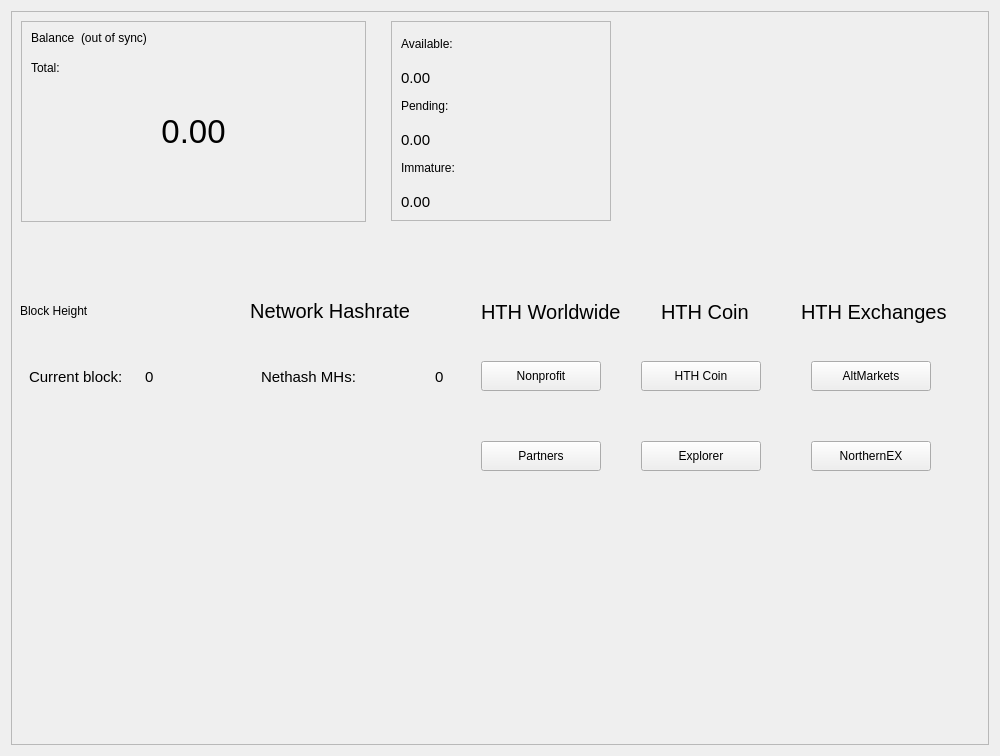
<?xml version="1.0" encoding="UTF-8"?>
<ui version="4.0">
 <class>OverviewPage</class>
 <widget class="QWidget" name="OverviewPage">
  <property name="geometry">
   <rect>
    <x>0</x>
    <y>0</y>
    <width>1000</width>
    <height>756</height>
   </rect>
  </property>
  <property name="sizePolicy">
   <sizepolicy hsizetype="Preferred" vsizetype="Preferred">
    <horstretch>0</horstretch>
    <verstretch>0</verstretch>
   </sizepolicy>
  </property>
  <property name="minimumSize">
   <size>
    <width>1000</width>
    <height>0</height>
   </size>
  </property>
  <property name="maximumSize">
   <size>
    <width>1000</width>
    <height>16777215</height>
   </size>
  </property>
  <property name="windowTitle">
   <string>Form</string>
  </property>
  <layout class="QVBoxLayout" name="topLayout">
   <item>
    <widget class="QFrame" name="frame">
     <property name="frameShape">
      <enum>QFrame::StyledPanel</enum>
     </property>
     <property name="frameShadow">
      <enum>QFrame::Raised</enum>
     </property>
     <widget class="QFrame" name="frameBlockchainInfo_2">
      <property name="geometry">
       <rect>
        <x>0</x>
        <y>220</y>
        <width>451</width>
        <height>311</height>
       </rect>
      </property>
      <property name="styleSheet">
       <string notr="true">border: transparent</string>
      </property>
      <property name="frameShape">
       <enum>QFrame::StyledPanel</enum>
      </property>
      <property name="frameShadow">
       <enum>QFrame::Raised</enum>
      </property>
      <layout class="QVBoxLayout" name="verticalLayout_19">
       <property name="bottomMargin">
        <number>0</number>
       </property>
       <item>
        <spacer name="verticalSpacer_2">
         <property name="orientation">
          <enum>Qt::Vertical</enum>
         </property>
         <property name="sizeType">
          <enum>QSizePolicy::Fixed</enum>
         </property>
         <property name="sizeHint" stdset="0">
          <size>
           <width>20</width>
           <height>41</height>
          </size>
         </property>
        </spacer>
       </item>
       <item>
        <layout class="QHBoxLayout" name="horizontalLayout_14">
         <item alignment="Qt::AlignLeft|Qt::AlignVCenter">
          <widget class="QLabel" name="label">
           <property name="text">
            <string>Block Height</string>
           </property>
          </widget>
         </item>
         <item>
          <spacer name="horizontalSpacer_7">
           <property name="orientation">
            <enum>Qt::Horizontal</enum>
           </property>
           <property name="sizeType">
            <enum>QSizePolicy::Fixed</enum>
           </property>
           <property name="sizeHint" stdset="0">
            <size>
             <width>20</width>
             <height>29</height>
            </size>
           </property>
          </spacer>
         </item>
         <item alignment="Qt::AlignLeft|Qt::AlignVCenter">
          <widget class="QLabel" name="label_24hblockchaininfo_1">
           <property name="styleSheet">
            <string notr="true">border: transparent;
font-size: 20px;</string>
           </property>
           <property name="text">
            <string>Network Hashrate</string>
           </property>
           <property name="alignment">
            <set>Qt::AlignRight</set>
           </property>
          </widget>
         </item>
        </layout>
       </item>
       <item>
        <widget class="QFrame" name="frameBlockchainInfoData_3">
         <property name="styleSheet">
          <string notr="true">border: transparent;
; font-size: 15px;</string>
         </property>
         <property name="frameShape">
          <enum>QFrame::StyledPanel</enum>
         </property>
         <property name="frameShadow">
          <enum>QFrame::Raised</enum>
         </property>
         <layout class="QGridLayout" name="gridLayout_5">
          <item row="3" column="2" alignment="Qt::AlignRight|Qt::AlignVCenter">
           <widget class="QLabel" name="label_Nethash_3">
            <property name="styleSheet">
             <string notr="true">font-size: 15px;</string>
            </property>
            <property name="text">
             <string>Nethash MHs:</string>
            </property>
            <property name="alignment">
             <set>Qt::AlignVCenter</set>
            </property>
           </widget>
          </item>
          <item row="3" column="0">
           <widget class="QLabel" name="label_CurrentBlock">
            <property name="minimumSize">
             <size>
              <width>110</width>
              <height>0</height>
             </size>
            </property>
            <property name="maximumSize">
             <size>
              <width>130</width>
              <height>16777215</height>
             </size>
            </property>
            <property name="styleSheet">
             <string notr="true">font-size: 15px</string>
            </property>
            <property name="text">
             <string>Current block:</string>
            </property>
            <property name="alignment">
             <set>Qt::AlignVCenter</set>
            </property>
           </widget>
          </item>
          <item row="3" column="3" alignment="Qt::AlignRight">
           <widget class="QLabel" name="label_Nethash_value_3">
            <property name="text">
             <string>0</string>
            </property>
            <property name="alignment">
             <set>Qt::AlignVCenter</set>
            </property>
           </widget>
          </item>
          <item row="3" column="1">
           <widget class="QLabel" name="label_CurrentBlock_value_3">
            <property name="minimumSize">
             <size>
              <width>110</width>
              <height>0</height>
             </size>
            </property>
            <property name="maximumSize">
             <size>
              <width>130</width>
              <height>16777215</height>
             </size>
            </property>
            <property name="styleSheet">
             <string notr="true">font-size: 15px;</string>
            </property>
            <property name="text">
             <string>0</string>
            </property>
            <property name="alignment">
             <set>Qt::AlignVCenter</set>
            </property>
           </widget>
          </item>
         </layout>
        </widget>
       </item>
       <item>
        <spacer name="verticalSpacer">
         <property name="orientation">
          <enum>Qt::Vertical</enum>
         </property>
         <property name="sizeType">
          <enum>QSizePolicy::Fixed</enum>
         </property>
         <property name="sizeHint" stdset="0">
          <size>
           <width>20</width>
           <height>135</height>
          </size>
         </property>
        </spacer>
       </item>
      </layout>
     </widget>
     <widget class="QPushButton" name="pushButton_Website_4">
      <property name="geometry">
       <rect>
        <x>470</x>
        <y>430</y>
        <width>120</width>
        <height>30</height>
       </rect>
      </property>
      <property name="minimumSize">
       <size>
        <width>100</width>
        <height>30</height>
       </size>
      </property>
      <property name="maximumSize">
       <size>
        <width>120</width>
        <height>30</height>
       </size>
      </property>
      <property name="toolTip">
       <string>Visit HTH Partners and Donate Today!!!!!!!!</string>
      </property>
      <property name="styleSheet">
       <string notr="true">&lt;a href=&quot;https://hth.world/partners.html&quot;&gt;&lt;/a&gt;</string>
      </property>
      <property name="text">
       <string>Partners</string>
      </property>
     </widget>
     <widget class="QPushButton" name="pushButton_Website_1">
      <property name="geometry">
       <rect>
        <x>630</x>
        <y>350</y>
        <width>120</width>
        <height>30</height>
       </rect>
      </property>
      <property name="minimumSize">
       <size>
        <width>100</width>
        <height>30</height>
       </size>
      </property>
      <property name="maximumSize">
       <size>
        <width>120</width>
        <height>0</height>
       </size>
      </property>
      <property name="sizeIncrement">
       <size>
        <width>0</width>
        <height>0</height>
       </size>
      </property>
      <property name="toolTip">
       <string>Visit Help The Homeless Coin Website</string>
      </property>
      <property name="styleSheet">
       <string notr="true">&lt;a href=&quot;https://hth.world&quot;&gt;&lt;/a&gt;</string>
      </property>
      <property name="text">
       <string>HTH Coin</string>
      </property>
     </widget>
     <widget class="QPushButton" name="pushButton_Website">
      <property name="geometry">
       <rect>
        <x>470</x>
        <y>350</y>
        <width>120</width>
        <height>30</height>
       </rect>
      </property>
      <property name="minimumSize">
       <size>
        <width>100</width>
        <height>30</height>
       </size>
      </property>
      <property name="maximumSize">
       <size>
        <width>120</width>
        <height>30</height>
       </size>
      </property>
      <property name="toolTip">
       <string>Visit Help The Homeless Worldwide A NJ Nonprofit Corporation</string>
      </property>
      <property name="styleSheet">
       <string notr="true">&lt;a href=&quot;https://www.helpthehomelessworldwide.org&quot;&gt;&lt;/a&gt;</string>
      </property>
      <property name="text">
       <string>Nonprofit</string>
      </property>
     </widget>
     <widget class="QPushButton" name="pushButton_Website_3">
      <property name="geometry">
       <rect>
        <x>630</x>
        <y>430</y>
        <width>120</width>
        <height>30</height>
       </rect>
      </property>
      <property name="minimumSize">
       <size>
        <width>100</width>
        <height>30</height>
       </size>
      </property>
      <property name="maximumSize">
       <size>
        <width>120</width>
        <height>30</height>
       </size>
      </property>
      <property name="toolTip">
       <string>Visit Help The Homeless Coin Explorer and Track Your HTH Coins</string>
      </property>
      <property name="styleSheet">
       <string notr="true">&lt;a href=&quot;https://chainz.cryptoid.info/hth&quot;&gt;&lt;/a&gt;</string>
      </property>
      <property name="text">
       <string>Explorer</string>
      </property>
     </widget>
     <widget class="QPushButton" name="pushButton_Website_2">
      <property name="geometry">
       <rect>
        <x>800</x>
        <y>350</y>
        <width>120</width>
        <height>30</height>
       </rect>
      </property>
      <property name="minimumSize">
       <size>
        <width>100</width>
        <height>30</height>
       </size>
      </property>
      <property name="maximumSize">
       <size>
        <width>120</width>
        <height>30</height>
       </size>
      </property>
      <property name="toolTip">
       <string>&lt;html&gt;&lt;head/&gt;&lt;body&gt;&lt;p&gt;Visit AltMarkets Exchange and Trade Help The Homeless Coin Today!&lt;/p&gt;&lt;/body&gt;&lt;/html&gt;</string>
      </property>
      <property name="styleSheet">
       <string notr="true">&lt;a href=&quot;https://altmarkets.io/trading/hthbtc&quot;&gt;&lt;/a&gt;</string>
      </property>
      <property name="text">
       <string>AltMarkets</string>
      </property>
     </widget>
     <widget class="QLabel" name="label_2">
      <property name="geometry">
       <rect>
        <x>470</x>
        <y>280</y>
        <width>151</width>
        <height>41</height>
       </rect>
      </property>
      <property name="styleSheet">
       <string notr="true">font-size: 20px;</string>
      </property>
      <property name="text">
       <string>HTH Worldwide</string>
      </property>
     </widget>
     <widget class="QLabel" name="label_3">
      <property name="geometry">
       <rect>
        <x>650</x>
        <y>280</y>
        <width>91</width>
        <height>41</height>
       </rect>
      </property>
      <property name="styleSheet">
       <string notr="true">font-size: 20px;</string>
      </property>
      <property name="text">
       <string>HTH Coin</string>
      </property>
     </widget>
     <widget class="QLabel" name="label_4">
      <property name="geometry">
       <rect>
        <x>790</x>
        <y>280</y>
        <width>151</width>
        <height>41</height>
       </rect>
      </property>
      <property name="styleSheet">
       <string notr="true">font-size: 20px;</string>
      </property>
      <property name="text">
       <string>HTH Exchanges</string>
      </property>
     </widget>
     <widget class="QPushButton" name="pushButton_Website_5">
      <property name="geometry">
       <rect>
        <x>800</x>
        <y>430</y>
        <width>120</width>
        <height>30</height>
       </rect>
      </property>
      <property name="minimumSize">
       <size>
        <width>100</width>
        <height>30</height>
       </size>
      </property>
      <property name="maximumSize">
       <size>
        <width>120</width>
        <height>30</height>
       </size>
      </property>
      <property name="toolTip">
       <string>&lt;html&gt;&lt;head/&gt;&lt;body&gt;&lt;p&gt;Visit Northern Exchange and Trade Help The Homeless Coin Today!&lt;/p&gt;&lt;/body&gt;&lt;/html&gt;</string>
      </property>
      <property name="styleSheet">
       <string notr="true">&lt;a href=&quot;https://nortexchange.com/exchange/?market=HTH_BTC&quot;&gt;&lt;/a&gt;</string>
      </property>
      <property name="text">
       <string>NorthernEX</string>
      </property>
     </widget>
     <widget class="QFrame" name="frame_blue_4">
      <property name="geometry">
       <rect>
        <x>10</x>
        <y>10</y>
        <width>345</width>
        <height>201</height>
       </rect>
      </property>
      <property name="minimumSize">
       <size>
        <width>345</width>
        <height>200</height>
       </size>
      </property>
      <property name="maximumSize">
       <size>
        <width>16777215</width>
        <height>16777215</height>
       </size>
      </property>
      <property name="frameShape">
       <enum>QFrame::StyledPanel</enum>
      </property>
      <property name="frameShadow">
       <enum>QFrame::Raised</enum>
      </property>
      <layout class="QHBoxLayout" name="horizontalLayout_2">
       <item>
        <layout class="QVBoxLayout" name="verticalLayout">
         <item>
          <layout class="QHBoxLayout" name="horizontalLayout_3">
           <property name="spacing">
            <number>6</number>
           </property>
           <property name="sizeConstraint">
            <enum>QLayout::SetFixedSize</enum>
           </property>
           <item>
            <widget class="QLabel" name="label_5">
             <property name="minimumSize">
              <size>
               <width>0</width>
               <height>24</height>
              </size>
             </property>
             <property name="maximumSize">
              <size>
               <width>16777215</width>
               <height>24</height>
              </size>
             </property>
             <property name="text">
              <string>Balance</string>
             </property>
             <property name="alignment">
              <set>Qt::AlignLeading|Qt::AlignLeft|Qt::AlignTop</set>
             </property>
            </widget>
           </item>
           <item>
            <widget class="QLabel" name="labelWalletStatus">
             <property name="minimumSize">
              <size>
               <width>0</width>
               <height>24</height>
              </size>
             </property>
             <property name="maximumSize">
              <size>
               <width>16777215</width>
               <height>24</height>
              </size>
             </property>
             <property name="text">
              <string>(out of sync)</string>
             </property>
             <property name="alignment">
              <set>Qt::AlignLeading|Qt::AlignLeft|Qt::AlignTop</set>
             </property>
            </widget>
           </item>
           <item>
            <spacer name="horizontalSpacer">
             <property name="orientation">
              <enum>Qt::Horizontal</enum>
             </property>
             <property name="sizeHint" stdset="0">
              <size>
               <width>40</width>
               <height>20</height>
              </size>
             </property>
            </spacer>
           </item>
          </layout>
         </item>
         <item>
          <widget class="QLabel" name="labelTotalText">
           <property name="maximumSize">
            <size>
             <width>16777215</width>
             <height>15</height>
            </size>
           </property>
           <property name="text">
            <string>Total:</string>
           </property>
          </widget>
         </item>
         <item>
          <widget class="QLabel" name="labelTotal">
           <property name="sizePolicy">
            <sizepolicy hsizetype="Preferred" vsizetype="Preferred">
             <horstretch>0</horstretch>
             <verstretch>0</verstretch>
            </sizepolicy>
           </property>
           <property name="minimumSize">
            <size>
             <width>0</width>
             <height>100</height>
            </size>
           </property>
           <property name="maximumSize">
            <size>
             <width>16777215</width>
             <height>100</height>
            </size>
           </property>
           <property name="font">
            <font>
             <pointsize>25</pointsize>
             <weight>50</weight>
             <bold>false</bold>
            </font>
           </property>
           <property name="mouseTracking">
            <bool>false</bool>
           </property>
           <property name="text">
            <string>0.00</string>
           </property>
           <property name="scaledContents">
            <bool>true</bool>
           </property>
           <property name="alignment">
            <set>Qt::AlignCenter</set>
           </property>
          </widget>
         </item>
         <item>
          <layout class="QHBoxLayout" name="horizontalLayout_11">
           <item>
            <spacer name="horizontalSpacer_8">
             <property name="orientation">
              <enum>Qt::Horizontal</enum>
             </property>
             <property name="sizeHint" stdset="0">
              <size>
               <width>40</width>
               <height>20</height>
              </size>
             </property>
            </spacer>
           </item>
           <item>
            <widget class="QLabel" name="blabel_esbcoin">
             <property name="font">
              <font>
               <pointsize>20</pointsize>
               <italic>false</italic>
               <kerning>true</kerning>
              </font>
             </property>
             <property name="cursor">
              <cursorShape>PointingHandCursor</cursorShape>
             </property>
             <property name="text">
              <string/>
             </property>
             <property name="flat" stdset="0">
              <bool>true</bool>
             </property>
            </widget>
           </item>
          </layout>
         </item>
        </layout>
       </item>
      </layout>
     </widget>
     <widget class="QFrame" name="frame_blue_2">
      <property name="geometry">
       <rect>
        <x>380</x>
        <y>10</y>
        <width>220</width>
        <height>200</height>
       </rect>
      </property>
      <property name="sizePolicy">
       <sizepolicy hsizetype="Fixed" vsizetype="Preferred">
        <horstretch>0</horstretch>
        <verstretch>0</verstretch>
       </sizepolicy>
      </property>
      <property name="minimumSize">
       <size>
        <width>220</width>
        <height>200</height>
       </size>
      </property>
      <property name="maximumSize">
       <size>
        <width>16777215</width>
        <height>16777215</height>
       </size>
      </property>
      <property name="frameShape">
       <enum>QFrame::StyledPanel</enum>
      </property>
      <property name="frameShadow">
       <enum>QFrame::Raised</enum>
      </property>
      <layout class="QVBoxLayout" name="verticalLayout_3">
       <item>
        <layout class="QVBoxLayout" name="verticalLayout_2">
         <item>
          <widget class="QLabel" name="labelBalanceText">
           <property name="text">
            <string>Available:</string>
           </property>
          </widget>
         </item>
         <item>
          <layout class="QHBoxLayout" name="horizontalLayout_4">
           <item>
            <widget class="QLabel" name="labelBalance">
             <property name="styleSheet">
              <string notr="true">font-size: 15px;</string>
             </property>
             <property name="text">
              <string>0.00</string>
             </property>
             <property name="alignment">
              <set>Qt::AlignBottom|Qt::AlignLeading|Qt::AlignLeft</set>
             </property>
            </widget>
           </item>
           <item>
            <spacer name="horizontalSpacer_3">
             <property name="orientation">
              <enum>Qt::Horizontal</enum>
             </property>
             <property name="sizeHint" stdset="0">
              <size>
               <width>40</width>
               <height>20</height>
              </size>
             </property>
            </spacer>
           </item>
          </layout>
         </item>
         <item>
          <widget class="QLabel" name="labelPendingText">
           <property name="text">
            <string>Pending:</string>
           </property>
          </widget>
         </item>
         <item>
          <layout class="QHBoxLayout" name="horizontalLayout_5">
           <item>
            <widget class="QLabel" name="labelUnconfirmed">
             <property name="styleSheet">
              <string notr="true">font-size: 15px;</string>
             </property>
             <property name="text">
              <string>0.00</string>
             </property>
             <property name="alignment">
              <set>Qt::AlignBottom|Qt::AlignLeading|Qt::AlignLeft</set>
             </property>
            </widget>
           </item>
           <item>
            <spacer name="horizontalSpacer_4">
             <property name="orientation">
              <enum>Qt::Horizontal</enum>
             </property>
             <property name="sizeHint" stdset="0">
              <size>
               <width>40</width>
               <height>20</height>
              </size>
             </property>
            </spacer>
           </item>
          </layout>
         </item>
         <item>
          <widget class="QLabel" name="labelImmatureText">
           <property name="text">
            <string>Immature:</string>
           </property>
          </widget>
         </item>
         <item>
          <layout class="QHBoxLayout" name="horizontalLayout_6">
           <item>
            <widget class="QLabel" name="labelWatchImmature">
             <property name="styleSheet">
              <string notr="true">font-size: 15px;</string>
             </property>
             <property name="text">
              <string>0.00</string>
             </property>
             <property name="alignment">
              <set>Qt::AlignBottom|Qt::AlignLeading|Qt::AlignLeft</set>
             </property>
            </widget>
           </item>
           <item>
            <spacer name="horizontalSpacer_5">
             <property name="orientation">
              <enum>Qt::Horizontal</enum>
             </property>
             <property name="sizeHint" stdset="0">
              <size>
               <width>40</width>
               <height>20</height>
              </size>
             </property>
            </spacer>
           </item>
          </layout>
         </item>
        </layout>
       </item>
      </layout>
     </widget>
     <widget class="QLabel" name="label_6">
      <property name="geometry">
       <rect>
        <x>680</x>
        <y>90</y>
        <width>261</width>
        <height>91</height>
       </rect>
      </property>
      <property name="styleSheet">
       <string notr="true">background-image: url(':/images/drkblue/helpthehomeless_logo_horizontal');
background-repeat:none;</string>
      </property>
      <property name="text">
       <string/>
      </property>
     </widget>
    </widget>
   </item>
  </layout>
 </widget>
 <resources/>
 <connections/>
</ui>
